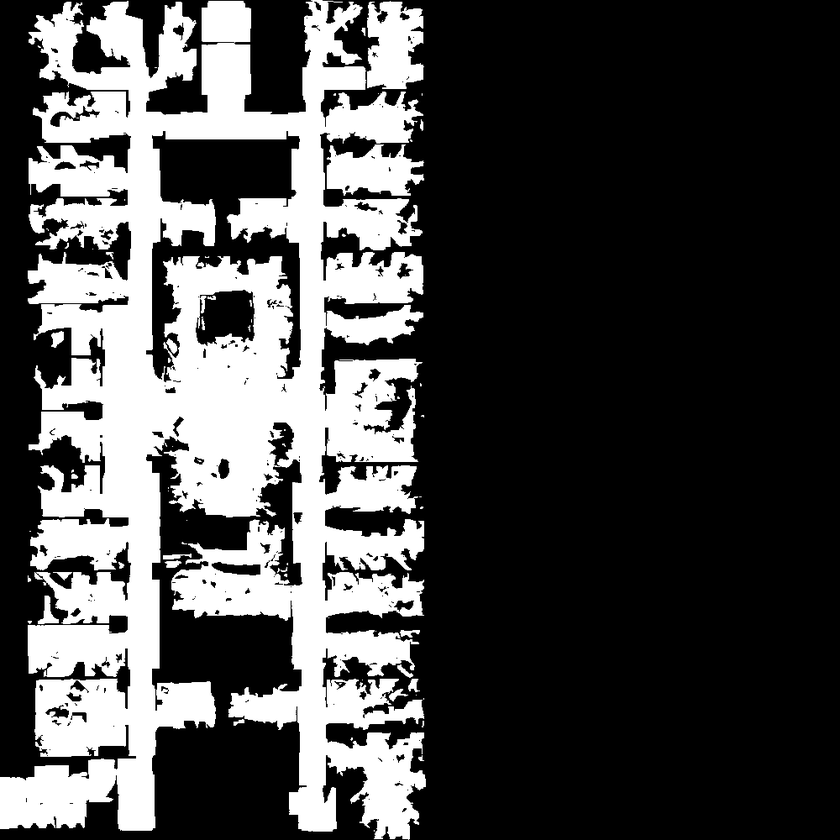
#> input picture 2D_maps/Area_1_floor_projection.png, 840 x 840 px, shrunk from 1000 x 1000 before the run, found by its file name
$ jupyter execute 2D_gvd.ipynb
#> lines starting #> are read from the running program, lines starting #| are printed output that depends on the picture; after the words box and inside, x2 and y2 are one past the last pixel; in counts of white or black regions, pixels touching at a corner belong together
[cell 1]
import numpy as np
import matplotlib.pyplot as plt
from skimage import io, morphology, measure
from pathlib import Path

[cell 2]
map_path = Path("2D_maps/Area_1_floor_projection.png")
# Load binary image (occupied=1, free=0)
img = io.imread(map_path, as_gray=True)
#> img is the input picture: shape (840, 840) float64; min 0, max 1, mean 0.289
occ = img < 0.5  # assume white=obstacle
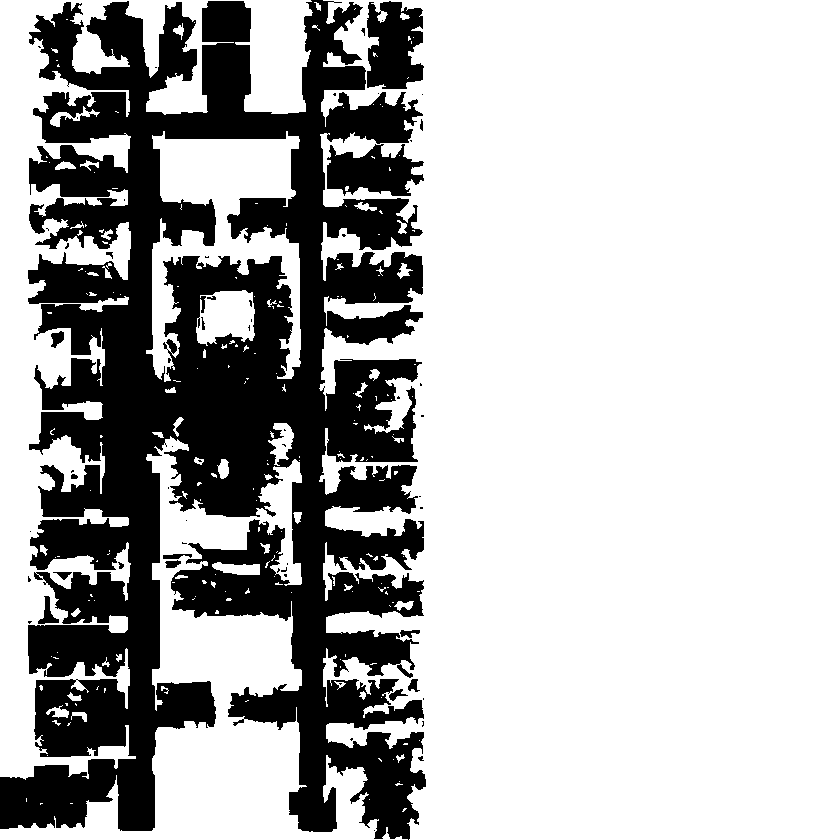
#> occ: shape (840, 840) bool; 71.2% white; 61 black regions (44 under 20 px), largest, box (x1, y1, x2, y2) and area: (0, 0, 426, 840) 194986, (367, 1, 424, 89) 3881, (327, 144, 424, 196) 3300
free = ~occ

# Compute medial axis skeleton
vorn = morphology.medial_axis(free)
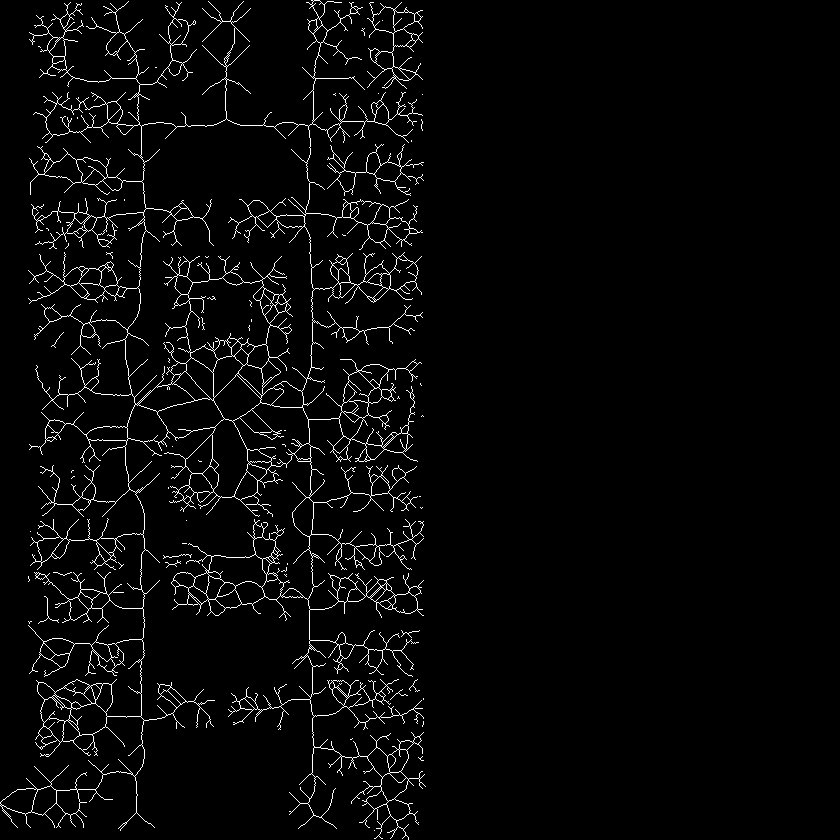
#> vorn: shape (840, 840) bool; 3.1% white in thin lines or dots, all inside (x1, y1, x2, y2) = (0, 0, 426, 840)

skeleton = morphology.skeletonize(free)
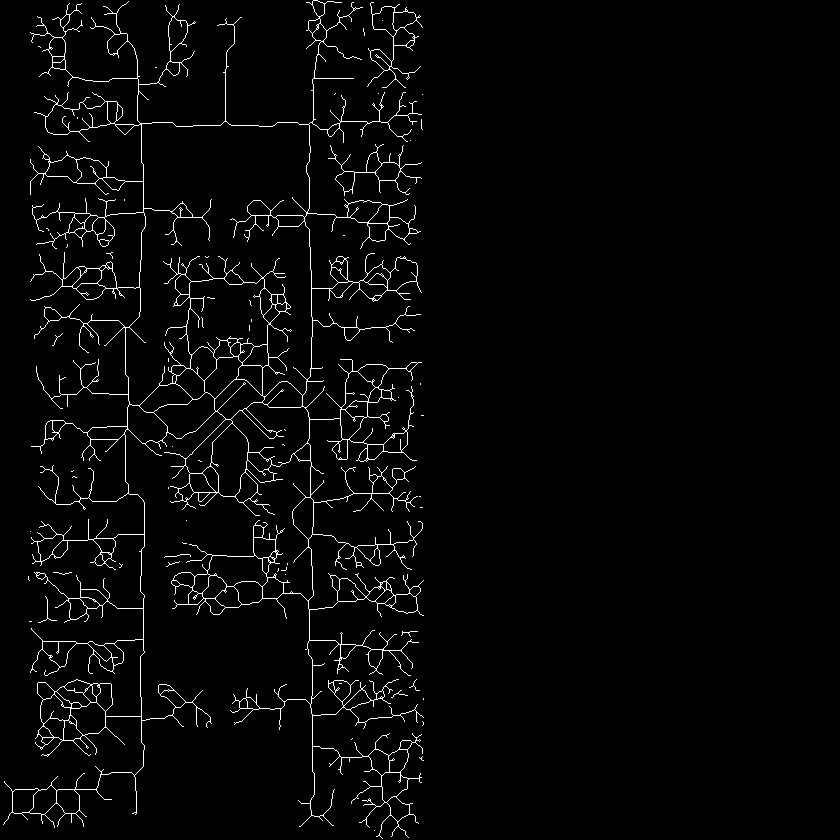
#> skeleton: shape (840, 840) bool; 2.6% white in thin lines or dots, all inside (x1, y1, x2, y2) = (3, 0, 424, 839)

# add voronoi to img in green
img = np.stack([img, img, img], axis=-1)  # make 3-channel
#> img: shape (840, 840, 3) float64
img[vorn] = [0, 1, 0]  # green for voronoi
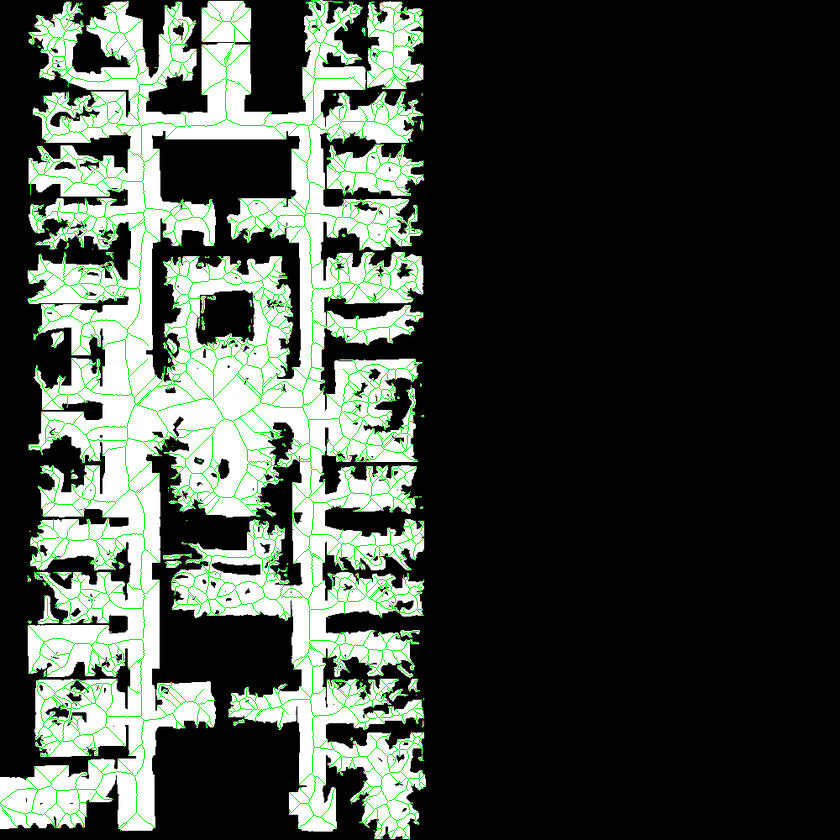
#> img: shape (840, 840, 3) float64; mean of channels 0, 1, 2 0.258, 0.289, 0.258; drawn as R, G, B
img[skeleton] = [1, 0, 0]  # red for skeleton
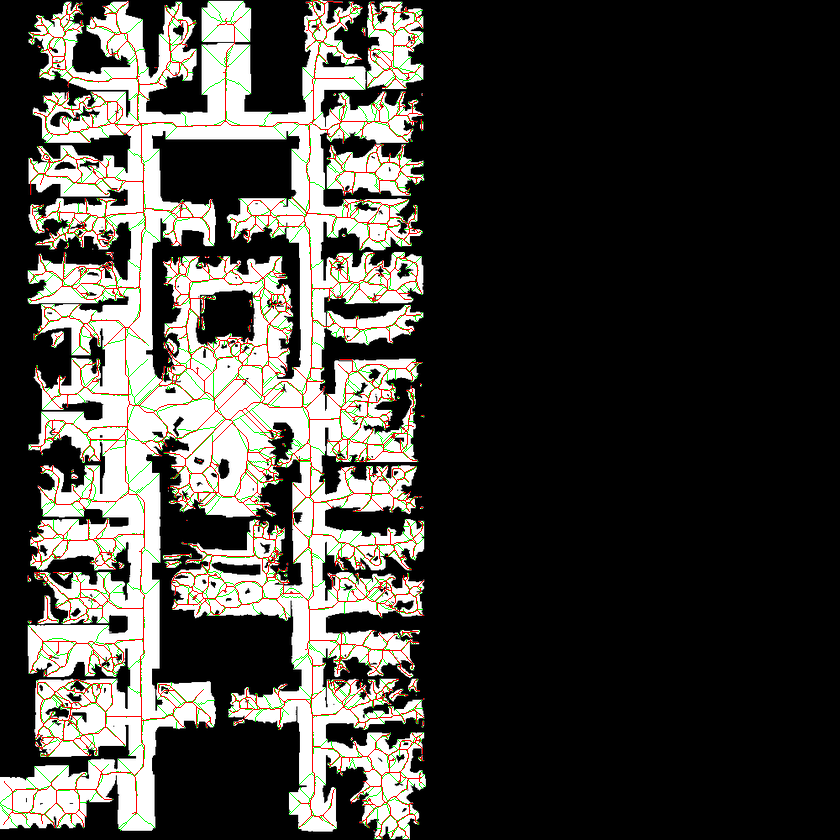
#> img: shape (840, 840, 3) float64; mean of channels 0, 1, 2 0.27, 0.263, 0.244; drawn as R, G, B

# Plot
plt.figure(figsize=(6,6))
plt.imshow(img, cmap="gray")
plt.title("Medial Axis Skeleton Graph")
plt.show()
